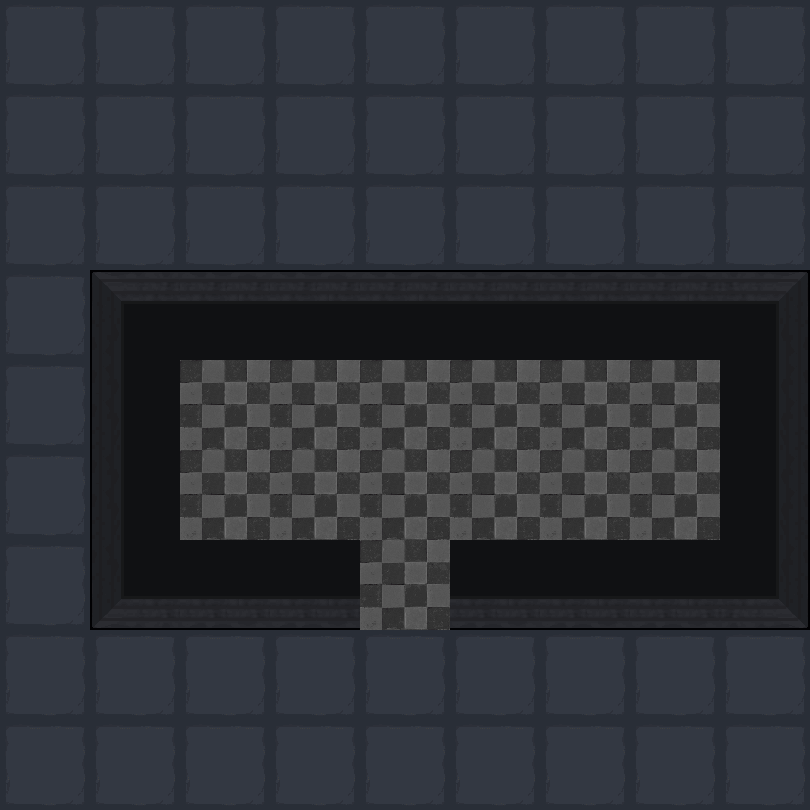

A 2D game scene composited from a Tiled map and its tileset images. What follows is a short description and the map's XML, with each tile layer's data collapsed to a summary:
An orthogonal 9x9 tile map with 90x90 px tiles, 2 tile layers (地形, 障碍) and 19 objects (11x map, 6x spring, bed, door).

<map version="1.5" tiledversion="1.7.2" orientation="orthogonal" renderorder="right-down" width="9" height="9" tilewidth="90" tileheight="90" infinite="0" nextlayerid="4" nextobjectid="33">
 <tileset firstgid="1" name="1" tilewidth="90" tileheight="90" tilecount="100" columns="10">
  <image source="1.png" trans="ff00ff" width="900" height="900" />
 </tileset>
 <layer id="1" name="地形" width="9" height="9">
  <data>[81 cells, 81 non-empty, 2 distinct tile ids]</data>
 </layer>
 <layer id="2" name="障碍" width="9" height="9">
  <data>[81 cells, 19 non-empty, 8 distinct tile ids]</data>
 </layer>
 <objectgroup id="3" name="对象">
  <object id="2" name="bed" x="540" y="360" width="90" height="90" />
  <object id="4" name="map" x="630" y="360" width="90" height="90" />
  <object id="6" name="map" x="270" y="360" width="90" height="90" />
  <object id="7" name="map" x="360" y="360" width="90" height="90" />
  <object id="8" name="map" x="450" y="360" width="90" height="90" />
  <object id="11" name="map" x="180" y="360" width="90" height="90" />
  <object id="12" name="map" x="630" y="450" width="90" height="90" />
  <object id="13" name="map" x="180" y="450" width="90" height="90" />
  <object id="20" name="map" x="360" y="450" width="90" height="90">
   <properties>
    <property name="weapon" type="int" value="1" />
   </properties>
  </object>
  <object id="21" name="map" x="450" y="450" width="90" height="90">
   <properties>
    <property name="weapon" type="int" value="2" />
   </properties>
  </object>
  <object id="22" name="map" x="270" y="450" width="90" height="90">
   <properties>
    <property name="weapon" type="int" value="3" />
   </properties>
  </object>
  <object id="23" name="map" x="540" y="450" width="90" height="90">
   <properties>
    <property name="weapon" type="int" value="4" />
   </properties>
  </object>
  <object id="25" name="spring" x="270" y="180" width="90" height="90">
   <properties>
    <property name="direction" value="2" />
   </properties>
  </object>
  <object id="26" name="spring" x="540" y="180" width="90" height="90">
   <properties>
    <property name="direction" value="3" />
   </properties>
  </object>
  <object id="27" name="spring" x="450" y="0" width="90" height="90">
   <properties>
    <property name="direction" value="3" />
   </properties>
  </object>
  <object id="28" name="spring" x="630" y="0" width="90" height="90">
   <properties>
    <property name="direction" value="4" />
   </properties>
  </object>
  <object id="30" name="spring" x="630" y="180" width="90" height="90">
   <properties>
    <property name="direction" value="1" />
   </properties>
  </object>
  <object id="31" name="spring" x="450" y="180" width="90" height="90">
   <properties>
    <property name="direction" value="2" />
   </properties>
  </object>
  <object id="32" name="door" x="360" y="540" width="90" height="90">
   <properties>
    <property name="LorR" type="int" value="1" />
    <property name="motion" type="int" value="4" />
    <property name="rotate" type="int" value="0" />
   </properties>
  </object>
 </objectgroup>
</map>
